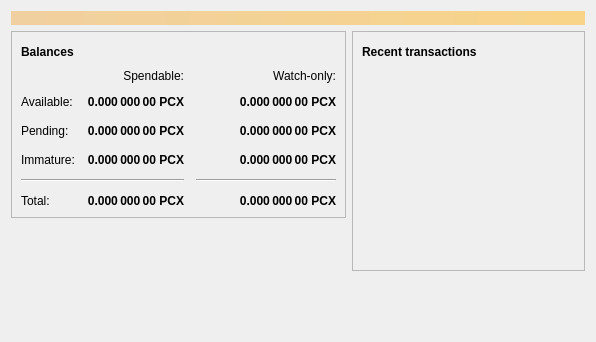
<?xml version="1.0" encoding="UTF-8"?>
<ui version="4.0">
 <class>OverviewPage</class>
 <widget class="QWidget" name="OverviewPage">
  <property name="geometry">
   <rect>
    <x>0</x>
    <y>0</y>
    <width>596</width>
    <height>342</height>
   </rect>
  </property>
  <property name="windowTitle">
   <string>Form</string>
  </property>
  <layout class="QVBoxLayout" name="topLayout">
   <item>
    <widget class="QLabel" name="labelAlerts">
     <property name="visible">
      <bool>false</bool>
     </property>
     <property name="styleSheet">
      <string notr="true">QLabel { background-color: qlineargradient(x1: 0, y1: 0, x2: 1, y2: 0, stop:0 #F0D0A0, stop:1 #F8D488); color:#000000; }</string>
     </property>
     <property name="wordWrap">
      <bool>true</bool>
     </property>
     <property name="margin">
      <number>3</number>
     </property>
     <property name="textInteractionFlags">
      <set>Qt::TextSelectableByMouse</set>
     </property>
    </widget>
   </item>
   <item>
    <layout class="QHBoxLayout" name="horizontalLayout" stretch="1,1">
     <item>
      <layout class="QVBoxLayout" name="verticalLayout_2">
       <item>
        <widget class="QFrame" name="frame">
         <property name="frameShape">
          <enum>QFrame::StyledPanel</enum>
         </property>
         <property name="frameShadow">
          <enum>QFrame::Raised</enum>
         </property>
         <layout class="QVBoxLayout" name="verticalLayout_4">
          <item>
           <layout class="QHBoxLayout" name="horizontalLayout_4">
            <item>
             <widget class="QLabel" name="label_5">
              <property name="font">
               <font>
                <weight>75</weight>
                <bold>true</bold>
               </font>
              </property>
              <property name="text">
               <string>Balances</string>
              </property>
             </widget>
            </item>
            <item>
             <widget class="QPushButton" name="labelWalletStatus">
              <property name="enabled">
               <bool>true</bool>
              </property>
              <property name="maximumSize">
               <size>
                <width>30</width>
                <height>16777215</height>
               </size>
              </property>
              <property name="toolTip">
               <string>The displayed information may be out of date. Your wallet automatically synchronizes with the PricecoinX network after a connection is established, but this process has not completed yet.</string>
              </property>
              <property name="text">
               <string/>
              </property>
              <property name="icon">
               <iconset resource="../bitcoin.qrc">
                <normaloff>:/icons/warning</normaloff>
                <disabledoff>:/icons/warning</disabledoff>:/icons/warning</iconset>
              </property>
              <property name="iconSize">
               <size>
                <width>24</width>
                <height>24</height>
               </size>
              </property>
              <property name="flat">
               <bool>true</bool>
              </property>
             </widget>
            </item>
            <item>
             <spacer name="horizontalSpacer_3">
              <property name="orientation">
               <enum>Qt::Horizontal</enum>
              </property>
              <property name="sizeHint" stdset="0">
               <size>
                <width>40</width>
                <height>20</height>
               </size>
              </property>
             </spacer>
            </item>
           </layout>
          </item>
          <item>
           <layout class="QGridLayout" name="gridLayout">
            <property name="spacing">
             <number>12</number>
            </property>
            <item row="2" column="2">
             <widget class="QLabel" name="labelWatchPending">
              <property name="font">
               <font>
                <weight>75</weight>
                <bold>true</bold>
               </font>
              </property>
              <property name="cursor">
               <cursorShape>IBeamCursor</cursorShape>
              </property>
              <property name="toolTip">
               <string>Unconfirmed transactions to watch-only addresses</string>
              </property>
              <property name="text">
               <string notr="true">0.000 000 00 PCX</string>
              </property>
              <property name="alignment">
               <set>Qt::AlignRight|Qt::AlignTrailing|Qt::AlignVCenter</set>
              </property>
              <property name="textInteractionFlags">
               <set>Qt::LinksAccessibleByMouse|Qt::TextSelectableByKeyboard|Qt::TextSelectableByMouse</set>
              </property>
             </widget>
            </item>
            <item row="2" column="1">
             <widget class="QLabel" name="labelUnconfirmed">
              <property name="font">
               <font>
                <weight>75</weight>
                <bold>true</bold>
               </font>
              </property>
              <property name="cursor">
               <cursorShape>IBeamCursor</cursorShape>
              </property>
              <property name="toolTip">
               <string>Total of transactions that have yet to be confirmed, and do not yet count toward the spendable balance</string>
              </property>
              <property name="text">
               <string notr="true">0.000 000 00 PCX</string>
              </property>
              <property name="alignment">
               <set>Qt::AlignRight|Qt::AlignTrailing|Qt::AlignVCenter</set>
              </property>
              <property name="textInteractionFlags">
               <set>Qt::LinksAccessibleByMouse|Qt::TextSelectableByKeyboard|Qt::TextSelectableByMouse</set>
              </property>
             </widget>
            </item>
            <item row="3" column="2">
             <widget class="QLabel" name="labelWatchImmature">
              <property name="font">
               <font>
                <weight>75</weight>
                <bold>true</bold>
               </font>
              </property>
              <property name="cursor">
               <cursorShape>IBeamCursor</cursorShape>
              </property>
              <property name="toolTip">
               <string>Mined balance in watch-only addresses that has not yet matured</string>
              </property>
              <property name="text">
               <string notr="true">0.000 000 00 PCX</string>
              </property>
              <property name="alignment">
               <set>Qt::AlignRight|Qt::AlignTrailing|Qt::AlignVCenter</set>
              </property>
              <property name="textInteractionFlags">
               <set>Qt::LinksAccessibleByMouse|Qt::TextSelectableByKeyboard|Qt::TextSelectableByMouse</set>
              </property>
             </widget>
            </item>
            <item row="4" column="0" colspan="2">
             <widget class="Line" name="line">
              <property name="orientation">
               <enum>Qt::Horizontal</enum>
              </property>
             </widget>
            </item>
            <item row="4" column="2">
             <widget class="Line" name="lineWatchBalance">
              <property name="sizePolicy">
               <sizepolicy hsizetype="Preferred" vsizetype="Fixed">
                <horstretch>0</horstretch>
                <verstretch>0</verstretch>
               </sizepolicy>
              </property>
              <property name="minimumSize">
               <size>
                <width>140</width>
                <height>0</height>
               </size>
              </property>
              <property name="orientation">
               <enum>Qt::Horizontal</enum>
              </property>
             </widget>
            </item>
            <item row="5" column="0">
             <widget class="QLabel" name="labelTotalText">
              <property name="text">
               <string>Total:</string>
              </property>
             </widget>
            </item>
            <item row="3" column="1">
             <widget class="QLabel" name="labelImmature">
              <property name="font">
               <font>
                <weight>75</weight>
                <bold>true</bold>
               </font>
              </property>
              <property name="cursor">
               <cursorShape>IBeamCursor</cursorShape>
              </property>
              <property name="toolTip">
               <string>Mined balance that has not yet matured</string>
              </property>
              <property name="text">
               <string notr="true">0.000 000 00 PCX</string>
              </property>
              <property name="alignment">
               <set>Qt::AlignRight|Qt::AlignTrailing|Qt::AlignVCenter</set>
              </property>
              <property name="textInteractionFlags">
               <set>Qt::LinksAccessibleByMouse|Qt::TextSelectableByKeyboard|Qt::TextSelectableByMouse</set>
              </property>
             </widget>
            </item>
            <item row="2" column="3">
             <spacer name="horizontalSpacer_2">
              <property name="orientation">
               <enum>Qt::Horizontal</enum>
              </property>
              <property name="sizeHint" stdset="0">
               <size>
                <width>40</width>
                <height>20</height>
               </size>
              </property>
             </spacer>
            </item>
            <item row="3" column="0">
             <widget class="QLabel" name="labelImmatureText">
              <property name="text">
               <string>Immature:</string>
              </property>
             </widget>
            </item>
            <item row="5" column="1">
             <widget class="QLabel" name="labelTotal">
              <property name="font">
               <font>
                <weight>75</weight>
                <bold>true</bold>
               </font>
              </property>
              <property name="cursor">
               <cursorShape>IBeamCursor</cursorShape>
              </property>
              <property name="toolTip">
               <string>Your current total balance</string>
              </property>
              <property name="text">
               <string notr="true">0.000 000 00 PCX</string>
              </property>
              <property name="alignment">
               <set>Qt::AlignRight|Qt::AlignTrailing|Qt::AlignVCenter</set>
              </property>
              <property name="textInteractionFlags">
               <set>Qt::LinksAccessibleByMouse|Qt::TextSelectableByKeyboard|Qt::TextSelectableByMouse</set>
              </property>
             </widget>
            </item>
            <item row="5" column="2">
             <widget class="QLabel" name="labelWatchTotal">
              <property name="font">
               <font>
                <weight>75</weight>
                <bold>true</bold>
               </font>
              </property>
              <property name="cursor">
               <cursorShape>IBeamCursor</cursorShape>
              </property>
              <property name="toolTip">
               <string>Current total balance in watch-only addresses</string>
              </property>
              <property name="text">
               <string notr="true">0.000 000 00 PCX</string>
              </property>
              <property name="alignment">
               <set>Qt::AlignRight|Qt::AlignTrailing|Qt::AlignVCenter</set>
              </property>
              <property name="textInteractionFlags">
               <set>Qt::LinksAccessibleByMouse|Qt::TextSelectableByKeyboard|Qt::TextSelectableByMouse</set>
              </property>
             </widget>
            </item>
            <item row="0" column="2">
             <widget class="QLabel" name="labelWatchonly">
              <property name="text">
               <string>Watch-only:</string>
              </property>
              <property name="alignment">
               <set>Qt::AlignRight|Qt::AlignTrailing|Qt::AlignVCenter</set>
              </property>
             </widget>
            </item>
            <item row="1" column="0">
             <widget class="QLabel" name="labelBalanceText">
              <property name="text">
               <string>Available:</string>
              </property>
             </widget>
            </item>
            <item row="1" column="1">
             <widget class="QLabel" name="labelBalance">
              <property name="font">
               <font>
                <weight>75</weight>
                <bold>true</bold>
               </font>
              </property>
              <property name="cursor">
               <cursorShape>IBeamCursor</cursorShape>
              </property>
              <property name="toolTip">
               <string>Your current spendable balance</string>
              </property>
              <property name="text">
               <string notr="true">0.000 000 00 PCX</string>
              </property>
              <property name="alignment">
               <set>Qt::AlignRight|Qt::AlignTrailing|Qt::AlignVCenter</set>
              </property>
              <property name="textInteractionFlags">
               <set>Qt::LinksAccessibleByMouse|Qt::TextSelectableByKeyboard|Qt::TextSelectableByMouse</set>
              </property>
             </widget>
            </item>
            <item row="1" column="2">
             <widget class="QLabel" name="labelWatchAvailable">
              <property name="font">
               <font>
                <weight>75</weight>
                <bold>true</bold>
               </font>
              </property>
              <property name="cursor">
               <cursorShape>IBeamCursor</cursorShape>
              </property>
              <property name="toolTip">
               <string>Your current balance in watch-only addresses</string>
              </property>
              <property name="text">
               <string notr="true">0.000 000 00 PCX</string>
              </property>
              <property name="alignment">
               <set>Qt::AlignRight|Qt::AlignTrailing|Qt::AlignVCenter</set>
              </property>
              <property name="textInteractionFlags">
               <set>Qt::LinksAccessibleByMouse|Qt::TextSelectableByKeyboard|Qt::TextSelectableByMouse</set>
              </property>
             </widget>
            </item>
            <item row="2" column="0">
             <widget class="QLabel" name="labelPendingText">
              <property name="text">
               <string>Pending:</string>
              </property>
             </widget>
            </item>
            <item row="0" column="1">
             <widget class="QLabel" name="labelSpendable">
              <property name="text">
               <string>Spendable:</string>
              </property>
              <property name="alignment">
               <set>Qt::AlignRight|Qt::AlignTrailing|Qt::AlignVCenter</set>
              </property>
             </widget>
            </item>
           </layout>
          </item>
         </layout>
        </widget>
       </item>
       <item>
        <spacer name="verticalSpacer">
         <property name="orientation">
          <enum>Qt::Vertical</enum>
         </property>
         <property name="sizeHint" stdset="0">
          <size>
           <width>20</width>
           <height>40</height>
          </size>
         </property>
        </spacer>
       </item>
      </layout>
     </item>
     <item>
      <layout class="QVBoxLayout" name="verticalLayout_3">
       <item>
        <widget class="QFrame" name="frame_2">
         <property name="frameShape">
          <enum>QFrame::StyledPanel</enum>
         </property>
         <property name="frameShadow">
          <enum>QFrame::Raised</enum>
         </property>
         <layout class="QVBoxLayout" name="verticalLayout">
          <item>
           <layout class="QHBoxLayout" name="horizontalLayout_2">
            <item>
             <widget class="QLabel" name="label_4">
              <property name="font">
               <font>
                <weight>75</weight>
                <bold>true</bold>
               </font>
              </property>
              <property name="text">
               <string>Recent transactions</string>
              </property>
             </widget>
            </item>
            <item>
             <widget class="QPushButton" name="labelTransactionsStatus">
              <property name="enabled">
               <bool>true</bool>
              </property>
              <property name="maximumSize">
               <size>
                <width>30</width>
                <height>16777215</height>
               </size>
              </property>
              <property name="toolTip">
               <string>The displayed information may be out of date. Your wallet automatically synchronizes with the PricecoinX network after a connection is established, but this process has not completed yet.</string>
              </property>
              <property name="text">
               <string/>
              </property>
              <property name="icon">
               <iconset resource="../bitcoin.qrc">
                <normaloff>:/icons/warning</normaloff>
                <disabledoff>:/icons/warning</disabledoff>:/icons/warning</iconset>
              </property>
              <property name="iconSize">
               <size>
                <width>24</width>
                <height>24</height>
               </size>
              </property>
              <property name="flat">
               <bool>true</bool>
              </property>
             </widget>
            </item>
            <item>
             <spacer name="horizontalSpacer">
              <property name="orientation">
               <enum>Qt::Horizontal</enum>
              </property>
              <property name="sizeHint" stdset="0">
               <size>
                <width>40</width>
                <height>20</height>
               </size>
              </property>
             </spacer>
            </item>
           </layout>
          </item>
          <item>
           <widget class="QListView" name="listTransactions">
            <property name="styleSheet">
             <string notr="true">QListView { background: transparent; }</string>
            </property>
            <property name="frameShape">
             <enum>QFrame::NoFrame</enum>
            </property>
            <property name="verticalScrollBarPolicy">
             <enum>Qt::ScrollBarAlwaysOff</enum>
            </property>
            <property name="horizontalScrollBarPolicy">
             <enum>Qt::ScrollBarAlwaysOff</enum>
            </property>
            <property name="selectionMode">
             <enum>QAbstractItemView::NoSelection</enum>
            </property>
           </widget>
          </item>
         </layout>
        </widget>
       </item>
       <item>
        <spacer name="verticalSpacer_2">
         <property name="orientation">
          <enum>Qt::Vertical</enum>
         </property>
         <property name="sizeHint" stdset="0">
          <size>
           <width>20</width>
           <height>40</height>
          </size>
         </property>
        </spacer>
       </item>
      </layout>
     </item>
    </layout>
   </item>
  </layout>
 </widget>
 <resources/>
 <connections/>
</ui>
